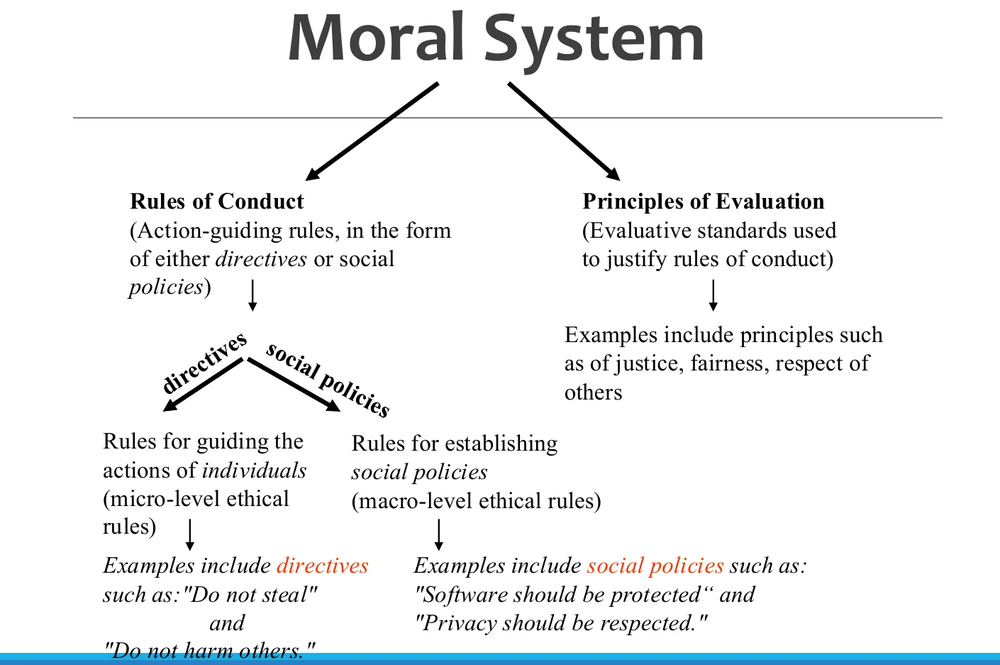
#> input picture docs/course-access/samples/figures/slide-07.png, 1000 x 665 px, shrunk from 1410 x 937 before the run
$ python -i embed_slide_figures.py   (imports and definitions only)
#> lines starting #> are read from the running program, lines starting #| are printed output that depends on the picture
#!/usr/bin/env python3
"""Embed slide diagrams into hand-written slide-breakdown pages.

Each course has a manifest, scripts/slide-figures/<course>.json:

    {
      "pages": [
        {
          "page": "docs/academics/<track>/<course>/slide-breakdowns/<folder>/<topic>.html",
          "decks": {"a": "docs/academics/<track>/<course>/slides/<folder>/<deck>.pdf"},
          "figures": [
            {"deck": "a", "slide": 12, "box": [0, 0.2, 1, 0.9], "section": "framing",
             "caption": "Byte stuffing: an escape byte is added before any flag-like byte."}
          ]
        }
      ]
    }

box is the crop (left, top, right, bottom) as fractions of the slide, keeping the slide
title and footer out; the leftover white margin is trimmed. section is the id of the
<section> the figure belongs to: figures go at the end of that section (inside its
content wrapper when the section holds a single wrapper element). "deck" may be
omitted when the page has one deck.

    python3 scripts/embed_slide_figures.py cs331             # render crops, then embed
    python3 scripts/embed_slide_figures.py cs331 --no-extract
    python3 scripts/embed_slide_figures.py --all

Re-running is safe: figures from an earlier run (data-slide-figure) are replaced, and
the shared /styles/slide-figures.css + /javascripts/slide-figures.js links get a
content hash so browsers pick up changes.
"""
from __future__ import annotations

import argparse
import hashlib
import html
import json
import os
import re
import subprocess
import sys
import tempfile
from pathlib import Path

from PIL import Image, ImageChops

ROOT = Path(__file__).resolve().parents[1]
DOCS = ROOT / "docs"
MANIFESTS = ROOT / "scripts" / "slide-figures"
CSS_URL = "/styles/slide-figures.css"
JS_URL = "/javascripts/slide-figures.js"
DPI = 150
PAD = 14

FIGURE_RE = re.compile(r'\s*<figure class="sfx-figure" data-slide-figure>.*?</figure>', re.S)
MASKED_RE = re.compile(r"<(script|style)\b.*?</\1\s*>|<!--.*?-->", re.S | re.I)
TAG_RE = re.compile(r"<(/?)([a-zA-Z][\w-]*)\b[^>]*?(/?)>")
VOID = {"area", "base", "br", "col", "embed", "hr", "img", "input", "link", "meta", "source", "track", "wbr"}
WRAPPERS = {"div", "article"}


# --------------------------------------------------------------------------- images

def trim(im: Image.Image) -> Image.Image:
    diff = ImageChops.difference(im, Image.new("RGB", im.size, (255, 255, 255)))
    box = diff.convert("L").point(lambda v: 255 if v > 18 else 0).getbbox()
    if not box:
        return im
    return im.crop((max(0, box[0] - PAD), max(0, box[1] - PAD), min(im.width, box[2] + PAD), min(im.height, box[3] + PAD)))


# [17 lines left out: functions render_crop, image_name, not called in this run]


def deck_of(entry: dict, fig: dict) -> str:
    return fig.get("deck") or next(iter(entry["decks"]))


# --------------------------------------------------------------------------- html

def versioned(url: str) -> str:
    digest = hashlib.sha1((DOCS / url.lstrip("/")).read_bytes()).hexdigest()[:10]
    return f"{url}?v={digest}"


# [7 lines left out: function figure_html, not called in this run]


def masked(text: str) -> str:
    """Blank out script/style/comment bodies (same length) so their markup-like strings are ignored."""
    return MASKED_RE.sub(lambda m: " " * len(m.group(0)), text)


# [158 lines left out: functions children, section_insert_point, ensure_assets, embed, main, not called in this run]


# [2 lines not run here, left out]

>>> from PIL import Image
>>> picture = Image.open('../docs/course-access/samples/figures/slide-07.png')
#> picture is the input picture: PIL image 1000x665 RGB; mean R, G, B 239.4, 241.3, 242.3
>>> result = trim(picture)
#> in trim, `diff = ImageChops.difference(im, Image.new("RGB", im.size, (255, 255, ..`:
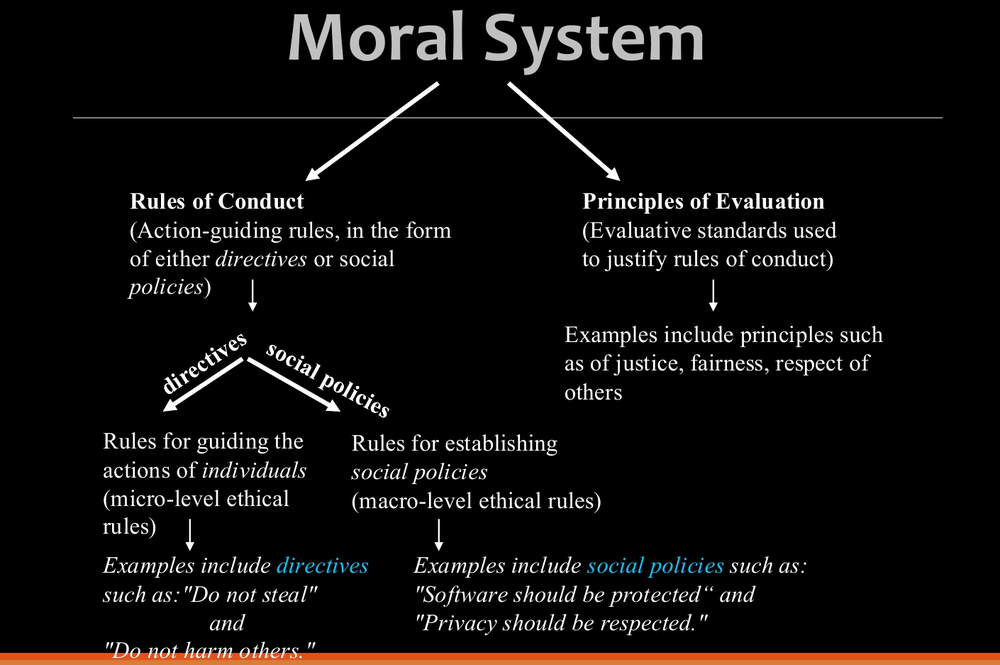
#> diff: PIL image 1000x665 RGB; mean R, G, B 15.6, 13.7, 12.7
#> in trim, `box = diff.convert("L").point(lambda v: 255 if v > 18 else 0).getbbox()`: box = (0, 10, 1000, 665)
